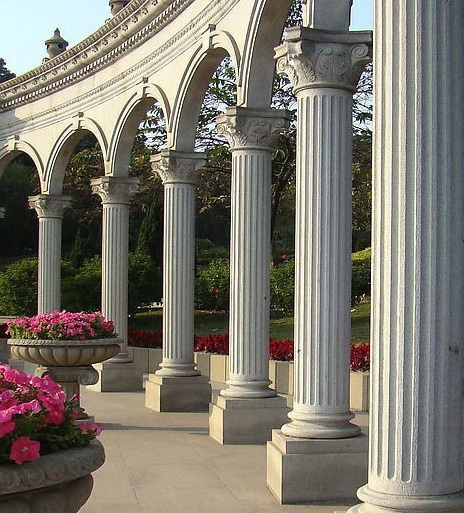
#> input picture opencv_tutorials/sentdev/pillars.jpg, 464 x 513 px
$ python pillarMatch.py
#> lines starting #> are read from the running program, lines starting #| are printed output that depends on the picture
import cv2
import numpy as np


img = cv2. imread('pillars.jpg')
#> img is the input picture: shape (513, 464, 3); mean B, G, R 111.8, 122.1, 126.5
gray = cv2.cvtColor(img, cv2.COLOR_BGR2GRAY)
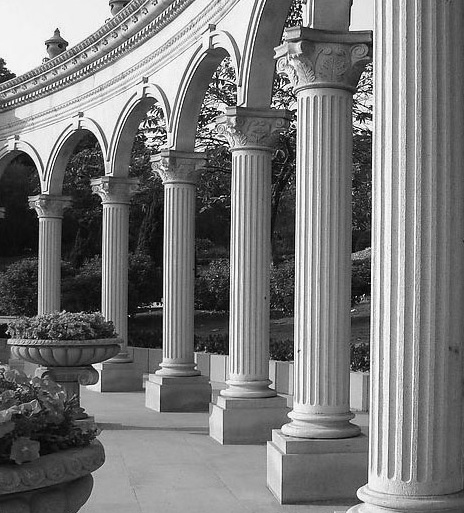
#> gray: shape (513, 464); min 0, max 255, mean 122.2
template = cv2.imread('pillarBody.jpg', cv2.IMREAD_GRAYSCALE)
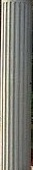
#> input picture opencv_tutorials/sentdev/pillarBody.jpg, 33 x 170 px
#> template: shape (170, 33); min 1, max 255, mean 126.3
h, w = template.shape
#> h = 170; w = 33
res = cv2.matchTemplate(gray, template, cv2.TM_CCOEFF_NORMED)
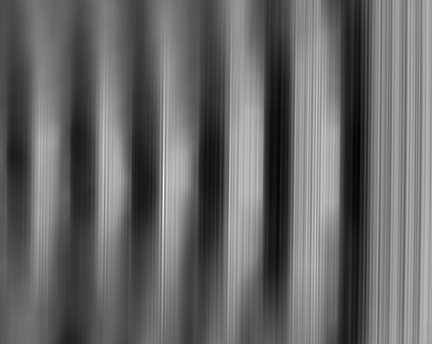
#> res: shape (344, 432) float32; min -0.583, max 0.999, mean 0.0561; drawn with min black and max white
cv2.imshow('res', res)
threshold = 0.6
loc = np.where(res > threshold)
#> loc = 845 positions, rows 95 to 260, columns 103 to 325
for pt in zip(*loc):
    cv2.rectangle(img, pt, (pt[0]+w, pt[1]+h), (0, 255, 255), 1)
    cv2.imshow('img', img)
    cv2.waitKey()
#> this loop made 845 passes
#> pt on passes 1 to 3: (95, 316), (96, 316), (97, 316)
#> pass 1, `cv2.imshow('img', img)`:
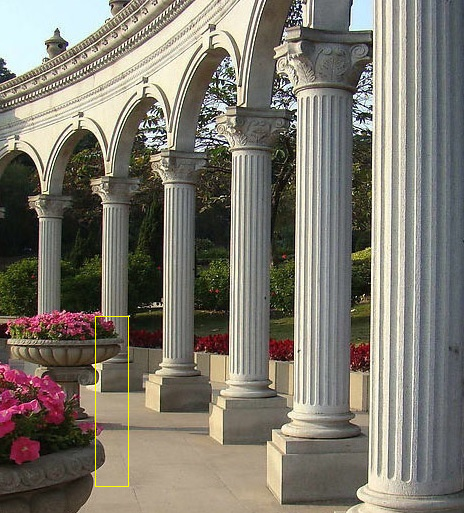
#> window 'img': shape (513, 464, 3); mean B, G, R 111.6, 122.3, 126.8
#> pass 2, `cv2.imshow('img', img)`:
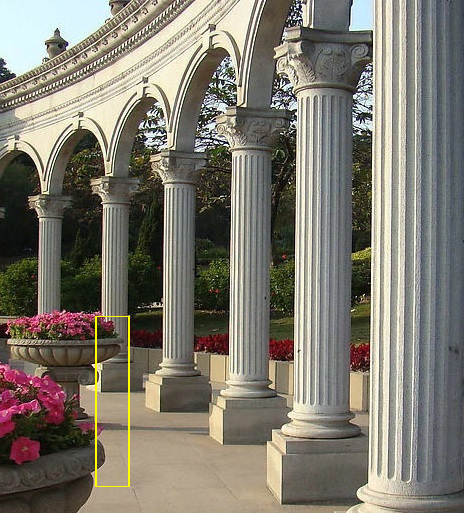
#> window 'img': shape (513, 464, 3); mean B, G, R 111.5, 122.5, 126.9
#> after the loop:
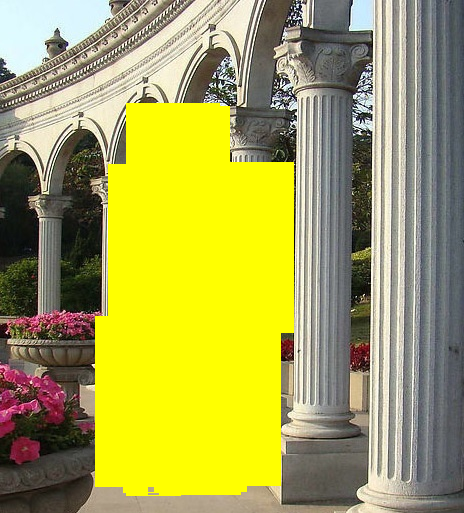
#> img: shape (513, 464, 3); mean B, G, R 85, 163.7, 166.6
cv2.imshow('template', template)
cv2.waitKey()
cv2.destroyAllWindows()
